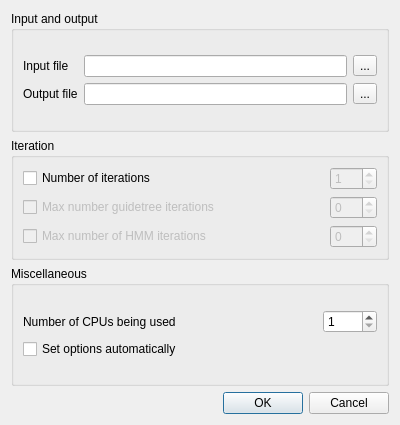
<?xml version="1.0" encoding="UTF-8"?>
<ui version="4.0">
 <class>ClustalOSupportRunDialog</class>
 <widget class="QDialog" name="ClustalOSupportRunDialog">
  <property name="geometry">
   <rect>
    <x>0</x>
    <y>0</y>
    <width>400</width>
    <height>425</height>
   </rect>
  </property>
  <property name="sizePolicy">
   <sizepolicy hsizetype="Expanding" vsizetype="Expanding">
    <horstretch>0</horstretch>
    <verstretch>0</verstretch>
   </sizepolicy>
  </property>
  <property name="maximumSize">
   <size>
    <width>16777215</width>
    <height>16777215</height>
   </size>
  </property>
  <property name="windowTitle">
   <string>Align with Clustal Omega</string>
  </property>
  <layout class="QVBoxLayout" name="verticalLayout_2">
   <item>
    <layout class="QVBoxLayout" name="verticalLayout">
     <item>
      <widget class="QGroupBox" name="inputGroupBox">
       <property name="title">
        <string>Input and output</string>
       </property>
       <layout class="QGridLayout" name="gridLayout_2">
        <item row="0" column="0">
         <layout class="QGridLayout" name="gridLayout">
          <item row="0" column="0">
           <widget class="QLabel" name="label_2">
            <property name="text">
             <string>Input file</string>
            </property>
           </widget>
          </item>
          <item row="0" column="1">
           <widget class="QLineEdit" name="inputFileLineEdit"/>
          </item>
          <item row="0" column="2">
           <widget class="QToolButton" name="inputFilePathButton">
            <property name="text">
             <string>...</string>
            </property>
           </widget>
          </item>
          <item row="1" column="0">
           <widget class="QLabel" name="label_3">
            <property name="text">
             <string>Output file</string>
            </property>
           </widget>
          </item>
          <item row="1" column="1">
           <widget class="QLineEdit" name="outputFileLineEdit"/>
          </item>
          <item row="1" column="2">
           <widget class="QToolButton" name="outputFilePathButton">
            <property name="text">
             <string>...</string>
            </property>
           </widget>
          </item>
         </layout>
        </item>
       </layout>
      </widget>
     </item>
     <item>
      <widget class="QGroupBox" name="groupBox">
       <property name="title">
        <string>Iteration</string>
       </property>
       <layout class="QGridLayout" name="gridLayout_7">
        <item row="0" column="0">
         <layout class="QGridLayout" name="gridLayout_6">
          <item row="0" column="0">
           <layout class="QGridLayout" name="gridLayout_3">
            <item row="0" column="0">
             <widget class="QCheckBox" name="iterationNumberCheckBox">
              <property name="text">
               <string>Number of iterations</string>
              </property>
             </widget>
            </item>
            <item row="0" column="1">
             <spacer name="horizontalSpacer_2">
              <property name="orientation">
               <enum>Qt::Horizontal</enum>
              </property>
              <property name="sizeHint" stdset="0">
               <size>
                <width>40</width>
                <height>20</height>
               </size>
              </property>
             </spacer>
            </item>
            <item row="0" column="2">
             <widget class="QSpinBox" name="iterationNumberSpinBox">
              <property name="enabled">
               <bool>false</bool>
              </property>
              <property name="minimum">
               <number>1</number>
              </property>
              <property name="maximum">
               <number>999</number>
              </property>
              <property name="value">
               <number>1</number>
              </property>
             </widget>
            </item>
           </layout>
          </item>
          <item row="1" column="0">
           <layout class="QGridLayout" name="gridLayout_4">
            <item row="0" column="0">
             <widget class="QCheckBox" name="maxGTIterationsCheckBox">
              <property name="enabled">
               <bool>false</bool>
              </property>
              <property name="cursor">
               <cursorShape>ArrowCursor</cursorShape>
              </property>
              <property name="text">
               <string>Max number guidetree iterations</string>
              </property>
             </widget>
            </item>
            <item row="0" column="1">
             <spacer name="horizontalSpacer_3">
              <property name="orientation">
               <enum>Qt::Horizontal</enum>
              </property>
              <property name="sizeHint" stdset="0">
               <size>
                <width>40</width>
                <height>20</height>
               </size>
              </property>
             </spacer>
            </item>
            <item row="0" column="2">
             <widget class="QSpinBox" name="maxGTIterationsSpinBox">
              <property name="enabled">
               <bool>false</bool>
              </property>
              <property name="minimum">
               <number>0</number>
              </property>
              <property name="maximum">
               <number>999</number>
              </property>
              <property name="value">
               <number>0</number>
              </property>
             </widget>
            </item>
           </layout>
          </item>
          <item row="2" column="0">
           <layout class="QGridLayout" name="gridLayout_5">
            <item row="0" column="0">
             <widget class="QCheckBox" name="maxHMMIterationsCheckBox">
              <property name="enabled">
               <bool>false</bool>
              </property>
              <property name="text">
               <string>Max number of HMM iterations</string>
              </property>
             </widget>
            </item>
            <item row="0" column="1">
             <spacer name="horizontalSpacer_4">
              <property name="orientation">
               <enum>Qt::Horizontal</enum>
              </property>
              <property name="sizeHint" stdset="0">
               <size>
                <width>40</width>
                <height>20</height>
               </size>
              </property>
             </spacer>
            </item>
            <item row="0" column="2">
             <widget class="QSpinBox" name="maxHMMIterationsSpinBox">
              <property name="enabled">
               <bool>false</bool>
              </property>
              <property name="maximum">
               <number>999</number>
              </property>
             </widget>
            </item>
           </layout>
          </item>
         </layout>
        </item>
       </layout>
      </widget>
     </item>
     <item>
      <widget class="QGroupBox" name="groupBox_2">
       <property name="title">
        <string>Miscellaneous</string>
       </property>
       <layout class="QGridLayout" name="gridLayout_10">
        <item row="0" column="0">
         <layout class="QGridLayout" name="gridLayout_9">
          <item row="0" column="0">
           <layout class="QGridLayout" name="gridLayout_8">
            <item row="0" column="0">
             <widget class="QLabel" name="label">
              <property name="text">
               <string>Number of CPUs being used</string>
              </property>
             </widget>
            </item>
            <item row="0" column="1">
             <spacer name="horizontalSpacer_5">
              <property name="orientation">
               <enum>Qt::Horizontal</enum>
              </property>
              <property name="sizeHint" stdset="0">
               <size>
                <width>40</width>
                <height>20</height>
               </size>
              </property>
             </spacer>
            </item>
            <item row="0" column="2">
             <widget class="QSpinBox" name="numberOfCPUSpinBox">
              <property name="minimumSize">
               <size>
                <width>42</width>
                <height>0</height>
               </size>
              </property>
              <property name="minimum">
               <number>1</number>
              </property>
              <property name="maximum">
               <number>6000</number>
              </property>
             </widget>
            </item>
           </layout>
          </item>
          <item row="1" column="0">
           <widget class="QCheckBox" name="setAutoCheckBox">
            <property name="text">
             <string>Set options automatically</string>
            </property>
           </widget>
          </item>
         </layout>
        </item>
       </layout>
      </widget>
     </item>
    </layout>
   </item>
   <item>
    <widget class="QDialogButtonBox" name="buttonBox">
     <property name="standardButtons">
      <set>QDialogButtonBox::Cancel|QDialogButtonBox::Ok</set>
     </property>
    </widget>
   </item>
  </layout>
 </widget>
 <resources/>
 <connections>
  <connection>
   <sender>maxGTIterationsCheckBox</sender>
   <signal>toggled(bool)</signal>
   <receiver>maxGTIterationsSpinBox</receiver>
   <slot>setEnabled(bool)</slot>
   <hints>
    <hint type="sourcelabel">
     <x>108</x>
     <y>147</y>
    </hint>
    <hint type="destinationlabel">
     <x>290</x>
     <y>147</y>
    </hint>
   </hints>
  </connection>
  <connection>
   <sender>iterationNumberCheckBox</sender>
   <signal>toggled(bool)</signal>
   <receiver>maxGTIterationsCheckBox</receiver>
   <slot>setEnabled(bool)</slot>
   <hints>
    <hint type="sourcelabel">
     <x>108</x>
     <y>147</y>
    </hint>
    <hint type="destinationlabel">
     <x>108</x>
     <y>178</y>
    </hint>
   </hints>
  </connection>
  <connection>
   <sender>iterationNumberCheckBox</sender>
   <signal>toggled(bool)</signal>
   <receiver>maxHMMIterationsCheckBox</receiver>
   <slot>setEnabled(bool)</slot>
   <hints>
    <hint type="sourcelabel">
     <x>135</x>
     <y>46</y>
    </hint>
    <hint type="destinationlabel">
     <x>135</x>
     <y>106</y>
    </hint>
   </hints>
  </connection>
  <connection>
   <sender>maxHMMIterationsCheckBox</sender>
   <signal>toggled(bool)</signal>
   <receiver>maxHMMIterationsSpinBox</receiver>
   <slot>setEnabled(bool)</slot>
   <hints>
    <hint type="sourcelabel">
     <x>135</x>
     <y>106</y>
    </hint>
    <hint type="destinationlabel">
     <x>306</x>
     <y>106</y>
    </hint>
   </hints>
  </connection>
  <connection>
   <sender>iterationNumberCheckBox</sender>
   <signal>toggled(bool)</signal>
   <receiver>iterationNumberSpinBox</receiver>
   <slot>setEnabled(bool)</slot>
   <hints>
    <hint type="sourcelabel">
     <x>135</x>
     <y>46</y>
    </hint>
    <hint type="destinationlabel">
     <x>283</x>
     <y>46</y>
    </hint>
   </hints>
  </connection>
  <connection>
   <sender>buttonBox</sender>
   <signal>accepted()</signal>
   <receiver>ClustalOSupportRunDialog</receiver>
   <slot>accept()</slot>
   <hints>
    <hint type="sourcelabel">
     <x>199</x>
     <y>404</y>
    </hint>
    <hint type="destinationlabel">
     <x>199</x>
     <y>212</y>
    </hint>
   </hints>
  </connection>
  <connection>
   <sender>buttonBox</sender>
   <signal>rejected()</signal>
   <receiver>ClustalOSupportRunDialog</receiver>
   <slot>reject()</slot>
   <hints>
    <hint type="sourcelabel">
     <x>199</x>
     <y>404</y>
    </hint>
    <hint type="destinationlabel">
     <x>199</x>
     <y>212</y>
    </hint>
   </hints>
  </connection>
 </connections>
</ui>
